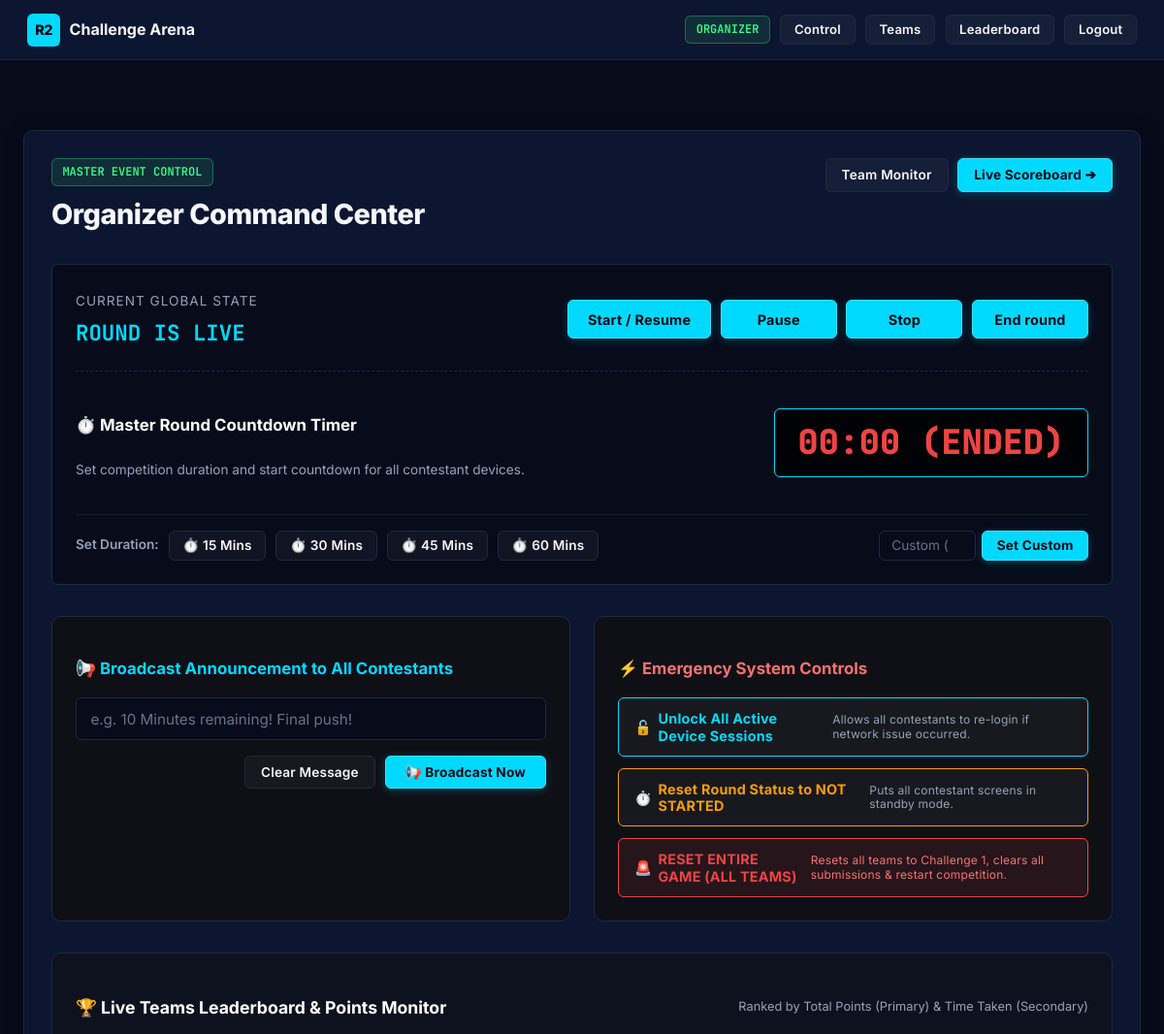
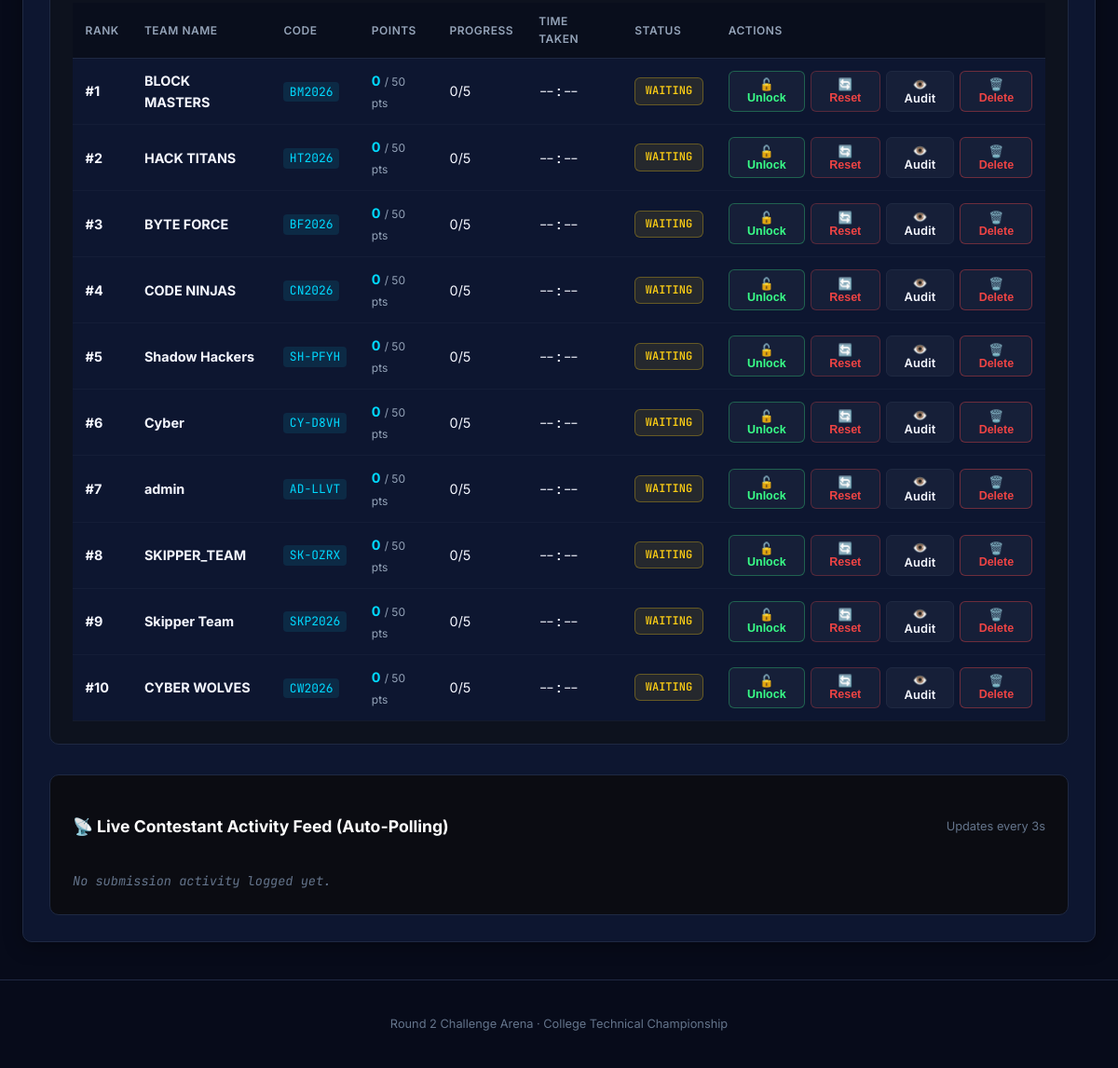
The app's page /admin/control-center (signed in) with its own data (2 pictures, top to bottom).
### tables this page shows
CREATE TABLE teams (
            id INTEGER PRIMARY KEY AUTOINCREMENT,
            team_code TEXT UNIQUE NOT NULL,
            team_name TEXT NOT NULL,
            current_challenge INTEGER DEFAULT 1,
            total_score INTEGER DEFAULT 0,
            start_time TIMESTAMP,
            completion_time TIMESTAMP,
            total_time_seconds INTEGER DEFAULT 0,
            status TEXT DEFAULT 'WAITING',
            created_at TIMESTAMP DEFAULT CURRENT_TIMESTAMP
        , draft_json TEXT DEFAULT '');

### routes/admin.py (the view)
@admin_bp.route('/admin/control-center')
@admin_required
def control_center():
    SessionModel.clean_expired_sessions()
    teams = LeaderboardModel.get_rankings()
    rankings = teams
    round_status = EventConfigModel.get_round_status()
    announcement = EventConfigModel.get_announcement()
    recent_activity = EventConfigModel.get_recent_activity(limit=15)
    timer_info = EventConfigModel.get_timer_info()
    return render_template('admin_control.html', teams=teams, rankings=rankings, round_status=round_status, announcement=announcement, recent_activity=recent_activity, timer_info=timer_info)

### templates/admin_control.html (shortened to what this page needs)
{% extends 'base.html' %}
{% block content %}
<div class="glass-card" style="max-width: 1200px; margin: 1.5rem auto;">
  <div class="admin-header-bar" style="display: flex; align-items: flex-start; justify-content: space-between; margin-bottom: 1.75rem; flex-wrap: wrap; gap: 1rem;">
    <div>
      <span class="badge-status status-active" style="margin-bottom: 0.35rem;">
        Master Event Control
      </span>
      <h1 class="admin-header-title" style="font-size: 1.8rem; font-weight: 800; color: #F5F7FF; margin: 0; letter-spacing: -0.5px;">
        Organizer Command Center
      </h1>
    </div>
    <div class="admin-header-actions" style="display: flex; gap: 0.6rem;">
      <a href="{{ url_for('admin.dashboard') }}" class="btn-secondary" style="font-size: 0.85rem; padding: 0.5rem 1rem;">
        Team Monitor
      </a>
      <a href="{{ url_for('leaderboard.view_leaderboard') }}" class="btn-cyber" style="font-size: 0.85rem; padding: 0.5rem 1rem;">
        Live Scoreboard ➔
      </a>
    </div>
  </div>
  <div style="background: #070B1A; border: 1px solid var(--code-border); border-radius: var(--radius-sm); padding: 1.5rem; margin-bottom: 2rem;">
    <div style="display: flex; align-items: center; justify-content: space-between; flex-wrap: wrap; gap: 1rem; border-bottom: 1px dashed var(--code-border); padding-bottom: 1.25rem; margin-bottom: 1.25rem;">
      <div>
        <span style="font-size: 0.85rem; color: var(--text-muted); text-transform: uppercase; letter-spacing: 1px;">Current Global State</span>
        <div id="master-status-label" class="master-status-value">
          {% if round_status == 'ACTIVE' %}
            ROUND IS LIVE
          {% elif round_status == 'PAUSED' %}
            ROUND PAUSED
          {% elif round_status == 'STOPPED' %}
            ROUND STOPPED
          {% elif round_status == 'NOT_STARTED' %}
            ROUND NOT STARTED
          {% else %}
            ROUND CONCLUDED
          {% endif %}
        </div>
      </div>
      <div class="control-actions">
        <button class="btn-cyber btn-start" type="button" onclick="setRoundStatus('ACTIVE')">Start / Resume</button>
        <button class="btn-cyber btn-pause" type="button" onclick="setRoundStatus('PAUSED')">Pause</button>
        <button class="btn-cyber btn-stop" type="button" onclick="setRoundStatus('STOPPED')">Stop</button>
        <button class="btn-cyber btn-end" type="button" onclick="setRoundStatus('ENDED')">End round</button>
      </div>
    </div>
    <div>
      <div style="display: flex; align-items: center; justify-content: space-between; flex-wrap: wrap; gap: 1rem;">
        <div>
          <h4 style="color: #fff; font-size: 1.05rem; display: flex; align-items: center; gap: 0.5rem;">
            ⏱️ Master Round Countdown Timer
          </h4>
          <p style="color: var(--text-muted); font-size: 0.85rem; margin-top: 0.2rem;">
            Set competition duration and start countdown for all contestant devices.
          </p>
        </div>
        <div style="font-family: var(--font-code); font-size: 2.2rem; font-weight: 800; color: var(--primary-gold); background: rgba(0,0,0,0.8); border: 1px solid var(--primary-gold); padding: 0.4rem 1.5rem; border-radius: var(--radius-sm);" id="admin-live-countdown">
        </div>
      </div>
      <div style="display: flex; align-items: center; gap: 10px; flex-wrap: wrap; margin-top: 1.25rem; padding-top: 1rem; border-top: 1px solid rgba(255,255,255,0.08);">
        <span style="font-size: 0.85rem; color: var(--text-muted); font-weight: 600;">Set Duration:</span>
        <button class="btn-secondary" style="padding: 0.4rem 0.85rem; font-size: 0.85rem;" onclick="setTimerDuration(15)">⏱️ 15 Mins</button>
        <button class="btn-secondary" style="padding: 0.4rem 0.85rem; font-size: 0.85rem;" onclick="setTimerDuration(30)">⏱️ 30 Mins</button>
        <button class="btn-secondary" style="padding: 0.4rem 0.85rem; font-size: 0.85rem;" onclick="setTimerDuration(45)">⏱️ 45 Mins</button>
        <button class="btn-secondary" style="padding: 0.4rem 0.85rem; font-size: 0.85rem;" onclick="setTimerDuration(60)">⏱️ 60 Mins</button>
        <div style="display: flex; align-items: center; gap: 6px; margin-left: auto;">
          <input type="number" id="custom-minutes-input" class="input-cyber" style="width: 100px; padding: 0.4rem 0.75rem; font-size: 0.85rem;" placeholder="Custom (m)" min="1" max="180">
          <button class="btn-cyber" onclick="setTimerDuration(document.getElementById('custom-minutes-input').value)" style="padding: 0.4rem 0.9rem; font-size: 0.85rem;">Set Custom</button>
        </div>
      </div>
    </div>
  </div>
  <div class="admin-grid" style="grid-template-columns: 1fr 1fr; gap: 1.5rem; margin-bottom: 2rem;">
    <div style="background: rgba(15, 15, 15, 0.8); border: 1px solid var(--code-border); border-radius: var(--radius-md); padding: 1.5rem;">
      <h3 style="font-size: 1.05rem; color: var(--primary-gold); margin-bottom: 1rem; display: flex; align-items: center; gap: 0.5rem;">
        📢 Broadcast Announcement to All Contestants
      </h3>
      <div style="margin-bottom: 1rem;">
        <input type="text" id="announcement-input" class="input-cyber" value="{{ announcement }}" placeholder="e.g. 10 Minutes remaining! Final push!" autocomplete="off">
      </div>
      <div style="display: flex; gap: 10px; justify-content: flex-end;">
        <button class="btn-secondary" onclick="clearAnnouncement()" style="padding: 0.5rem 1rem; font-size: 0.85rem;">Clear Message</button>
        <button class="btn-cyber" onclick="sendAnnouncement()" style="padding: 0.5rem 1.25rem; font-size: 0.85rem;">
          📢 Broadcast Now
        </button>
      </div>
    </div>
    <div style="background: rgba(15, 15, 15, 0.8); border: 1px solid var(--code-border); border-radius: var(--radius-md); padding: 1.5rem;">
      <h3 style="font-size: 1.05rem; color: #f87171; margin-bottom: 1rem; display: flex; align-items: center; gap: 0.5rem;">
        ⚡ Emergency System Controls
      </h3>
      <div style="display: flex; flex-direction: column; gap: 12px;">
        <button class="btn-secondary" onclick="unlockAllTeams()" style="border-color: var(--primary-gold); color: var(--primary-gold); width: 100%; text-align: left; padding: 0.75rem 1rem;">
          🔓 <strong>Unlock All Active Device Sessions</strong>
          <div style="font-size: 0.75rem; color: var(--text-muted); font-weight: normal;">Allows all contestants to re-login if network issue occurred.</div>
        </button>
        <button class="btn-secondary" onclick="setRoundStatus('NOT_STARTED')" style="border-color: #f59e0b; color: #f59e0b; width: 100%; text-align: left; padding: 0.75rem 1rem;">
          ⏱️ <strong>Reset Round Status to NOT STARTED</strong>
          <div style="font-size: 0.75rem; color: var(--text-muted); font-weight: normal;">Puts all contestant screens in standby mode.</div>
        </button>
        <button class="btn-secondary" onclick="resetEntireGame()" style="border-color: #ef4444; color: #ef4444; background: rgba(239,68,68,0.1); width: 100%; text-align: left; padding: 0.75rem 1rem;">
          🚨 <strong>RESET ENTIRE GAME (ALL TEAMS)</strong>
          <div style="font-size: 0.75rem; color: #f87171; font-weight: normal;">Resets all teams to Challenge 1, clears all submissions & restart competition.</div>
        </button>
      </div>
    </div>
  </div>
  <div style="background: rgba(13, 17, 23, 0.7); border: 1px solid var(--code-border); border-radius: var(--radius-md); padding: 1.5rem; margin-bottom: 2rem;">
    <h3 style="font-size: 1.1rem; color: #fff; margin-bottom: 1rem; display: flex; align-items: center; justify-content: space-between; flex-wrap: wrap; gap: 10px;">
      <span>🏆 Live Teams Leaderboard & Points Monitor</span>
      <small style="font-size: 0.8rem; color: var(--text-muted); font-weight: normal;">Ranked by Total Points (Primary) & Time Taken (Secondary)</small>
    </h3>
    <div class="table-responsive">
      <table class="table-cyber" style="margin-top: 0;">
        <thead>
          <tr>
            <th>Rank</th>
            <th>Team Name</th>
            <th>Code</th>
            <th>Points</th>
            <th>Progress</th>
            <th>Time Taken</th>
            <th>Status</th>
            <th>Actions</th>
          </tr>
        </thead>
        <tbody>
          {% for t in teams %}
            <tr>
              <td><strong>#{{ t.rank }}</strong></td>
              <td><strong>{{ t.team_name }}</strong></td>
              <td><code style="color: var(--primary-gold); font-family: var(--font-code);">{{ t.team_code }}</code></td>
              <td><strong style="color: var(--primary-gold);">{{ t.total_score }}</strong> <small style="color: var(--text-muted);">/ 50 pts</small></td>
              <td>
                {% if t.current_challenge > 5 %}
                  {{ t.solved_count }}/5 (Finished)
                {% else %}
                  {{ t.solved_count }}/5
                {% endif %}
              </td>
              <td style="font-family: var(--font-code);">{{ t.formatted_time }}</td>
              <td>
                {% if t.status == 'ACTIVE' %}
                  <span class="badge-status status-active">Active</span>
                {% elif t.status == 'COMPLETED' %}
                  <span class="badge-status status-completed">Completed</span>
                {% else %}
                  <span class="badge-status status-waiting">Waiting</span>
                {% endif %}
              </td>
              <td>
                <div style="display: flex; gap: 6px;">
                  <button class="btn-sm-action btn-unlock" onclick="unlockTeam({{ t.id }})" title="Unlock active device lock">
                    🔓 Unlock
                  </button>
                  <button class="btn-sm-action btn-reset" onclick="resetTeam({{ t.id }})" title="Reset score and back to Challenge 1">
                    🔄 Reset
                  </button>
                  <button class="btn-sm-action btn-secondary" onclick="viewSubmissions({{ t.id }}, '{{ t.team_name }}')" style="padding: 0.35rem 0.6rem; font-size: 0.8rem;">
                    👁️ Audit
                  </button>
                  <button class="btn-sm-action btn-reset" onclick="deleteTeam({{ t.id }}, '{{ t.team_name }}')" title="Permanently delete team from database" style="border-color: rgba(239, 68, 68, 0.4); color: #ef4444;">
                    🗑️ Delete
                  </button>
                </div>
              </td>
            </tr>
          {% endfor %}
        </tbody>
      </table>
    </div>
  </div>
  <div style="background: rgba(10, 10, 10, 0.8); border: 1px solid var(--code-border); border-radius: var(--radius-md); padding: 1.5rem;">
    <div style="display: flex; align-items: center; justify-content: space-between; margin-bottom: 1rem;">
      <h3 style="font-size: 1.1rem; color: #fff; display: flex; align-items: center; gap: 0.5rem;">
        📡 Live Contestant Activity Feed (Auto-Polling)
      </h3>
      <span style="font-size: 0.8rem; color: var(--text-dim);">Updates every 3s</span>
    </div>
    <div id="live-telemetry-feed" style="display: flex; flex-direction: column; gap: 8px; max-height: 350px; overflow-y: auto; font-family: var(--font-code); font-size: 0.85rem;">
      {% if recent_activity %}
        {% for act in recent_activity %}
          <div style="background: rgba(20, 20, 20, 0.9); padding: 0.6rem 1rem; border-radius: 6px; border-left: 4px solid {% if act.is_correct %}var(--accent-green){% else %}var(--accent-red){% endif %}; display: flex; align-items: center; justify-content: space-between;">
            <div>
              <strong style="color: #fff;">{{ act.team_name }}</strong> submitted for <strong>{{ act.challenge_title }}</strong>
            </div>
            <div style="display: flex; align-items: center; gap: 1rem;">
              <span class="badge-status {% if act.is_correct %}status-active{% else %}status-locked{% endif %}" style="font-size: 0.75rem;">
                {% if act.is_correct %}PASSED ✓{% else %}FAILED ✕{% endif %}
              </span>
              <span style="color: var(--text-dim); font-size: 0.75rem;">{{ act.submission_time }}</span>
            </div>
          </div>
        {% endfor %}
      {% else %}
        <em style="color: var(--text-dim);">No submission activity logged yet.</em>
      {% endif %}
    </div>
  </div>
</div>
{% endblock %}

### records on screen
teams: rank "1", team_name "BLOCK MASTERS", team_code "BM2026", total_score "0", solved_count "0", formatted_time "--:--", status "WAITING"
teams: rank "2", team_name "HACK TITANS", team_code "HT2026", total_score "0", solved_count "0", formatted_time "--:--", status "WAITING"
teams: rank "3", team_name "BYTE FORCE", team_code "BF2026", total_score "0", solved_count "0", formatted_time "--:--", status "WAITING"
teams: rank "4", team_name "CODE NINJAS", team_code "CN2026", total_score "0", solved_count "0", formatted_time "--:--", status "WAITING"
teams: rank "5", team_name "Shadow Hackers", team_code "SH-PFYH", total_score "0", solved_count "0", formatted_time "--:--", status "WAITING"
teams: rank "6", team_name "Cyber", team_code "CY-D8VH", total_score "0", solved_count "0", formatted_time "--:--", status "WAITING"
teams: rank "7", team_name "admin", team_code "AD-LLVT", total_score "0", solved_count "0", formatted_time "--:--", status "WAITING"
teams: rank "8", team_name "SKIPPER_TEAM", team_code "SK-OZRX", total_score "0", solved_count "0", formatted_time "--:--", status "WAITING"
teams: rank "9", team_name "Skipper Team", team_code "SKP2026", total_score "0", solved_count "0", formatted_time "--:--", status "WAITING"
teams: rank "10", team_name "CYBER WOLVES", team_code "CW2026", total_score "0", solved_count "0", formatted_time "--:--", status "WAITING"
